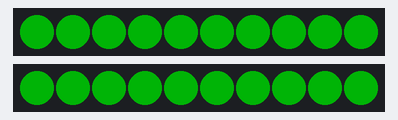
A sketch run on a simulated Arduino Uno, built with avr-gcc and run on an emulated ATmega328P. On the bench: 2 × 10 RGB LEDs in strip order, left to right. Dim RGB values are drawn brighter than linear.

Above: at 3.05 s.
At 6.89 s:
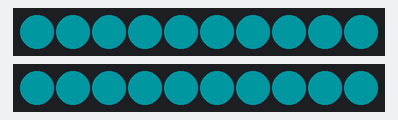
At 7.72 s:
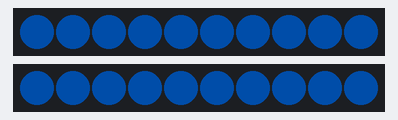
At 12.49 s:
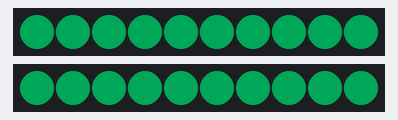

The sketch:

ocean-dress-2.ino
```cpp
#include "FastLED.h"
//#include <avr/power.h>

const int NUM_LEDS_STRIPS = 10;
const int STRIPS_DATA = 9;
const int STRIP_DATA = A4;

CRGB led_strips[NUM_LEDS_STRIPS];
CRGB led_strip[NUM_LEDS_STRIPS];

void setup() {
  delay( 3000 ); // power-up safety delay
  // To make it work w/ an 8 Mhz proc (example : Lilypad Arduino)
 // clock_prescale_set(clock_div_2);
  FastLED.addLeds<NEOPIXEL, STRIPS_DATA>(led_strips, NUM_LEDS_STRIPS);
  FastLED.addLeds<NEOPIXEL, STRIP_DATA>(led_strip, NUM_LEDS_STRIPS);

}

void loop() {
  const int aqua = 100;
  const int blue = 160;
  const int wait = 100;

  color_fade(aqua, blue, wait);

}

//start HSV color, end HSV color, delay
void color_fade(uint16_t startColor, uint16_t endColor, uint8_t wait) {
  FastLED.clear();

  //loop around a color range from startColor to endColor
  for(int color = startColor; color < endColor; color++)
    push(color, wait);

  //loop around a color range from the end back to the start
  for(int color = endColor; color >startColor; color--)
    push(color, wait);
}

inline void push(int color, uint8_t wait) {
  for(int dot = 0; dot < NUM_LEDS_STRIPS; dot++)
    led_strips[dot].setHSV(color, 255, 127);
    FastLED.show();
  for(int dot = 0; dot < NUM_LEDS_STRIPS; dot++)
    led_strip[dot].setHSV(color, 255, 127);
    FastLED.show();
    FastLED.delay(wait);
}
```

Measured:
- by itself, everything shown: repeats every 12.4 s, in 108 steps
